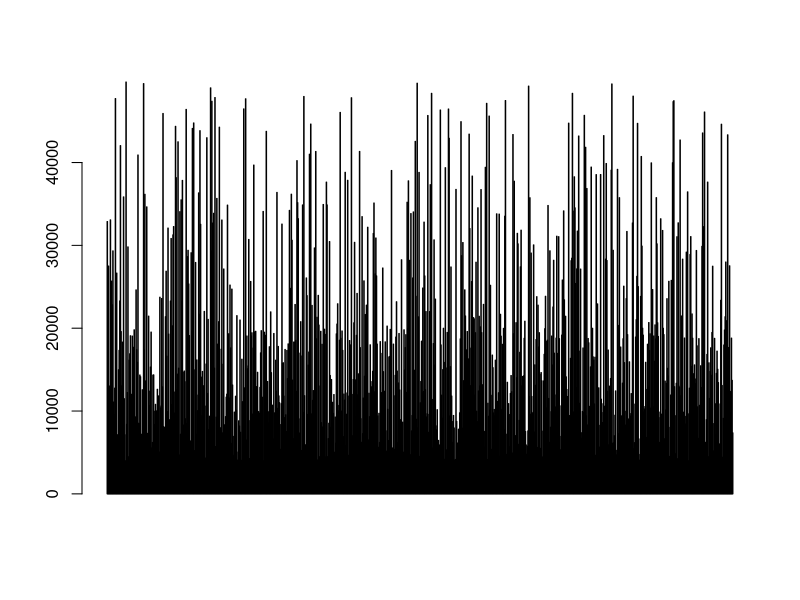

Source code (R):
data <- read.csv("data.csv")

employment <- aggregate(data$C_MonthlyFamilyIncome,by = list(data$C_HomeOwnershipStatus), FUN = mean)
employment

barplot(data$C_MonthlyFamilyIncome, names.arg = list(data$C_HomeOwnershipStatus))
